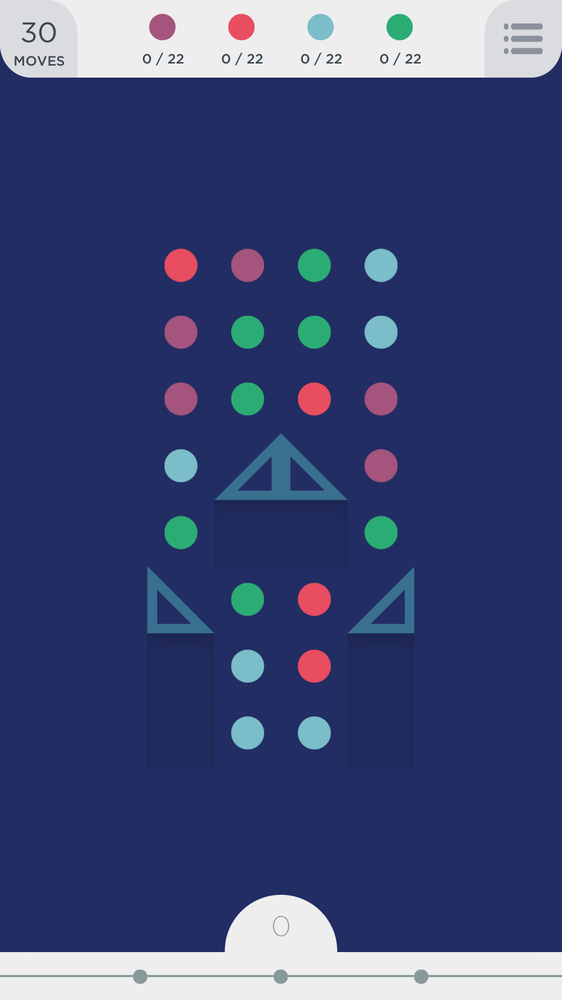
//> input picture sample_capture.png, 562 x 1000 px, shrunk from 1080 x 1920 before the run
$ ./contours sample_capture.png   (built with g++ and OpenCV 4)
//> lines starting //> are read from the running program, lines starting //| are printed output that depends on the picture; after the words box and inside, x2 and y2 are one past the last pixel; in counts of white or black regions, pixels touching at a corner belong together
#include "opencv2/highgui/highgui.hpp"
#include "opencv2/imgproc/imgproc.hpp"
#include <iostream>
#include <stdio.h>
#include <stdlib.h>

using namespace cv;
using namespace std;

int main( int argc, char** argv )
{
    Mat src, src_gray;
    Rect roi;
    int thresh = 105;
    int max_thresh = 255;
    RNG rng(12345);


    /// Load source image and convert it to gray
    src = imread(argv[1]);
//> src is the input picture: 1000 rows x 562 cols, CV_8UC3; mean B, G, R 117.8, 73.2, 63.2

    // Crop top and bottom parts
    int o1 = src.rows / 12;
//> o1 = 83
    int o2 = src.rows - (src.rows / 9);
//> o2 = 889
    roi = Rect(0, o1, src.cols, o2-o1);
//> roi = Rect(0, 83, 562, 806)

    /// Convert image to gray and blur it
    cvtColor( src, src_gray, CV_BGR2GRAY );
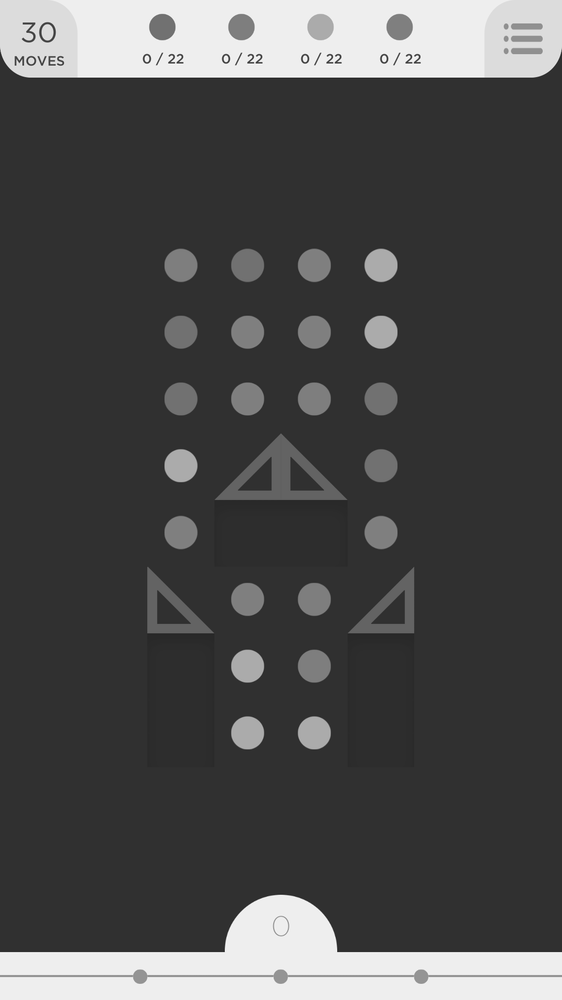
//> src_gray: 1000 rows x 562 cols, CV_8UC1; min 33, max 255, mean 75.4
    blur( src_gray, src_gray, Size(3,3) );
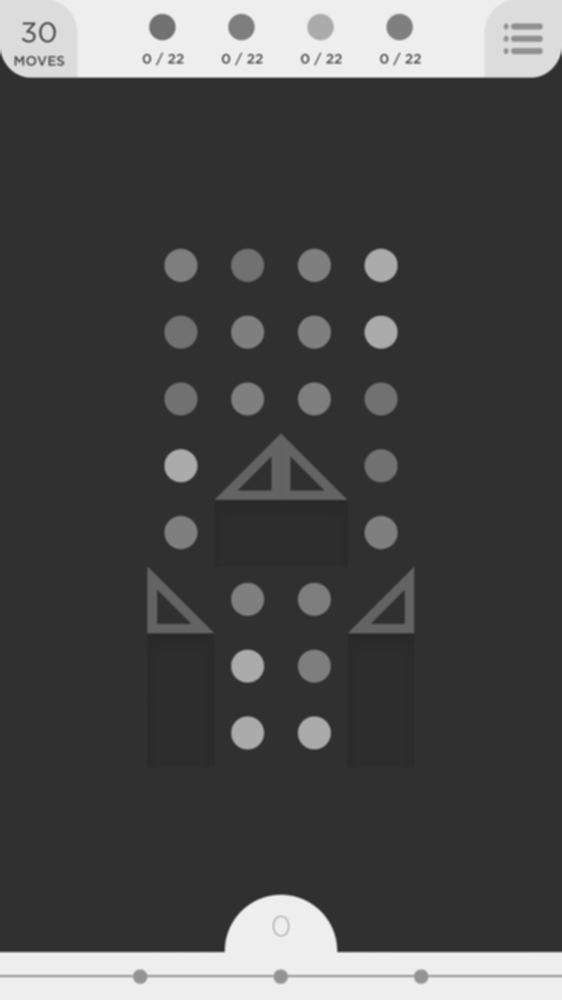
//> src_gray: 1000 rows x 562 cols, CV_8UC1; 6.35% of pixels changed, all inside (x1, y1, x2, y2) = (0, 0, 562, 986)

    Mat threshold_output;
    vector<vector<Point> > contours;
    vector<Vec4i> hierarchy;

    /// Detect edges using Threshold
    threshold( src_gray, threshold_output, thresh, 255, THRESH_BINARY );
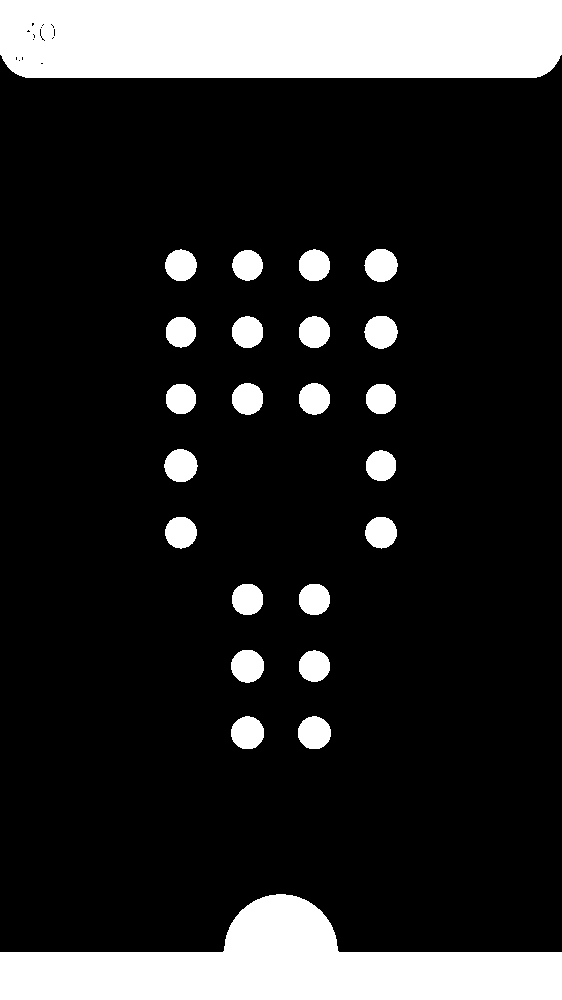
//> threshold_output: 1000 rows x 562 cols, CV_8UC1; 16.6% white; 24 white regions
    /// Find contours
    findContours( threshold_output(roi).clone(), contours, hierarchy, CV_RETR_LIST, CV_CHAIN_APPROX_SIMPLE, Point(0, 0) );
//> contours = 22 contours; largest, box (x1, y1, x2, y2) and area: (364, 233, 398, 266) 816, (364, 166, 398, 199) 816, (164, 366, 198, 399) 815, (231, 567, 264, 600) 814, (298, 633, 331, 666) 814

    /// Approximate contours to polygons + get bounding rects and circles
    vector<vector<Point> > contours_poly( contours.size() );
//> contours_poly = 22 empty contours
    vector<Rect> boundRect( contours.size() );
    vector<Point2f>center( contours.size() );
    vector<float>radius( contours.size() );

    for( int i = 0; i < contours.size(); i++ ) {
        approxPolyDP( Mat(contours[i]), contours_poly[i], 3, true );
        boundRect[i] = boundingRect( Mat(contours_poly[i]) );
        minEnclosingCircle( (Mat)contours_poly[i], center[i], radius[i] );
        // add back crop offset
        center[i].y += o1;
    }
//> this loop made 22 passes

    // Draw polygonal contour + bonding rects + circles
    // Output them in a Pythonic list way
    // TODO: Port this code to Python :)
    Mat drawing = Mat::zeros( threshold_output.size(), CV_8UC3 );
    std::cout << "[\n";
    for( int i = 0; i< contours.size(); i++ )
    {
        Vec3b color = src.at<Vec3b>((int)center[i].y, (int)center[i].x);
        Scalar col = Scalar(color[0], color[1], color[2]);
        circle(drawing, center[i], 1, col, 2, 8, 0 );
        std::cout << "\t[" << col << "," << (int)center[i].x << ", " << (int)center[i].y << "],\n";
    }
//> this loop made 22 passes
//> col on passes 1 to 12: Scalar(201, 189, 123), Scalar(201, 189, 123), Scalar(96, 77, 232), Scalar(201, 189, 123), Scalar(96, 77, 232), Scalar(117, 172, 44), Scalar(117, 172, 44), Scalar(117, 172, 44), Scalar(125, 84, 164), Scalar(201, 189, 123), Scalar(125, 84, 164), Scalar(125, 84, 164)
//| 	[[201, 189, 123, 0],313, 732],
//| 	[[201, 189, 123, 0],247, 732],
//| 	[[96, 77, 232, 0],313, 665],
//| 	[[201, 189, 123, 0],247, 665],
//| 	[[96, 77, 232, 0],313, 598],
//| 	[[117, 172, 44, 0],247, 598],
//| 	[[117, 172, 44, 0],380, 532],
//| 	[[117, 172, 44, 0],180, 532],
//> (output is shown up to pass 8 of 22)
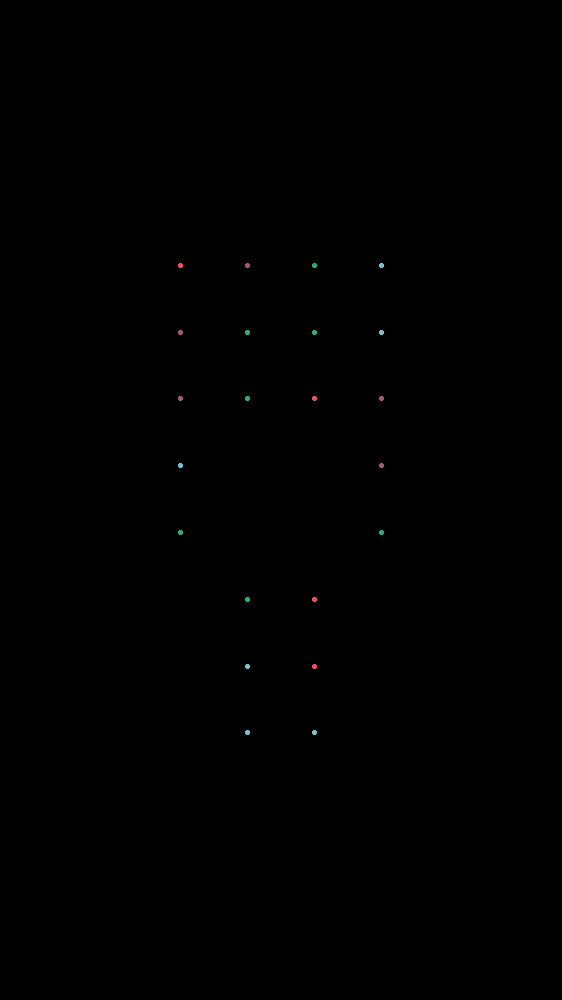
//> drawing: 1000 rows x 562 cols, CV_8UC3; mean B, G, R 0.1, 0.1, 0.1
    std::cout << "\n]" << "\n";

    // Just for seeing
    imwrite("contours.png", drawing);

    return(0);
}
